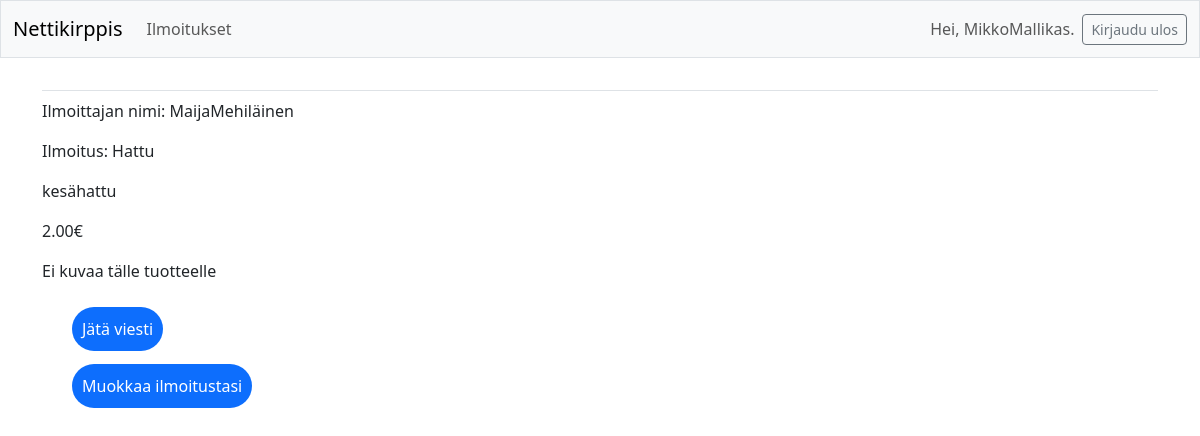
The page /items/4 (signed in) on the database its author committed.
### nettikirppis/models.py (models this page shows, shortened)
class Item(models.Model):
    name = models.CharField(max_length=200)
    description = models.CharField(max_length=500)
    price = models.DecimalField(max_digits=10, decimal_places=2)
    date_added = models.DateField(auto_now_add=True)
    visible = models.BooleanField(default=True)
    owner=models.ForeignKey(User, on_delete=models.CASCADE)
    image = models.ImageField(upload_to=content_file_name, null=True, blank=True)

### nettikirppis/views.py (the view)
# urls.py: path('items/<int:item_id>', views.item, name='item'),
def item(request, item_id):
    item = Item.objects.get(id=item_id)
    comments = item.comment_set.order_by('date_added')
    replies = Reply.objects.filter(original_comment__in=[c.id for c in comments])
    context = {'item':item, 'comments':comments, 'replies':replies}
    return render(request, 'nettikirppis/item.html', context)

### nettikirppis/templates/nettikirppis/item.html (shortened to what this page needs)
{% extends 'nettikirppis/base.html' %}
{% block content %}
{% load static %}
<p>Ilmoittajan nimi: {{item.owner}}</p>
<p>Ilmoitus: {{item.name}}</p>
<p>{{ item.description }}</p>
<p>{{ item.price }}€</p>
<div>
    {% if item.image %}
        <img src="{{ item.image.url }}" height=300px; width="300px"></img>
    {% else %}
        <p>Ei kuvaa tälle tuotteelle</p>
    {% endif %}
</div>
{% if user.id != item.owner.id %}
    <form action="{% url 'nettikirppis:new_comment' item.id %}" method="post">
        <button name="submit" class="bottom-button">Jätä viesti</button>
    </form>
{% endif %}
{% if user.is_authenticated %}
    <form action="{% url 'nettikirppis:edit_item' item.id %}" method="post">
        <button name="submit" class="bottom-button">
            Muokkaa ilmoitustasi
        </button>
    </form>
{% endif %}
{% endblock content %}

### nettikirppis/templates/nettikirppis/base.html (shortened to what this page needs)
<!DOCTYPE html>
<html lang="en">
    <head>
        {% load django_bootstrap5 %}
        {% bootstrap_css %}
    </head>
    <body>
        <nav class="navbar navbar-expand-md navbar-light bg-light mb-4 border">
            <div class="container-fluid">
                <a class="navbar-brand" href="{% url 'nettikirppis:index' %}">
                    Nettikirppis
                </a>
                <div class="collapse navbar-collapse" id="navbarCollapse">
                    <ul class="navbar-nav me-auto mb-2 mb-md-0">
                        <li class="nav-item">
                            <a class="nav-link" href="{% url 'nettikirppis:items' %}">
                                Ilmoitukset
                            </a>
                        </li>
                    </ul>
                     <ul class="navbar-nav ms-auto mb-2 mb-md-0">
                        {% if user.is_authenticated %}
                            <li class="nav-item">
                                <span class="navbar-text me-2">Hei, {{ user.username }}.
                                </span>
                            </li>
                        {% endif %}
                     </ul>
                     {% if user.is_authenticated %}
                        <form action="{% url 'accounts:logout' %}" method="post">
                            <button name="submit" class="btn btn-outline-secondary btn-sm">
                                Kirjaudu ulos
                            </button>
                        </form>
                     {% endif %}
                </div>
            </div>
        </nav>
        <main class="container">
            <div class="pb-2 mb-2 border-bottom">
            </div>
            <div>
                {% block content %} {% endblock content %}
            </div>
        </main>
    </body>
</html>

### nettikirppis/templates/nettikirppis/base.html (style rules this page uses)
.bottom-button { background-color:#0d6efd; color: white; border: none; border-radius: 60px; padding: 10px 10px 10px; margin-left: 30px; margin-bottom: 5px; margin-top: 8px; }

### rows shown on the page
Item: owner "MaijaMehiläinen", name "Hattu", description "kesähattu", price "2.00"

### other values the page prints
{{ user.username }} "MikkoMallikas"
